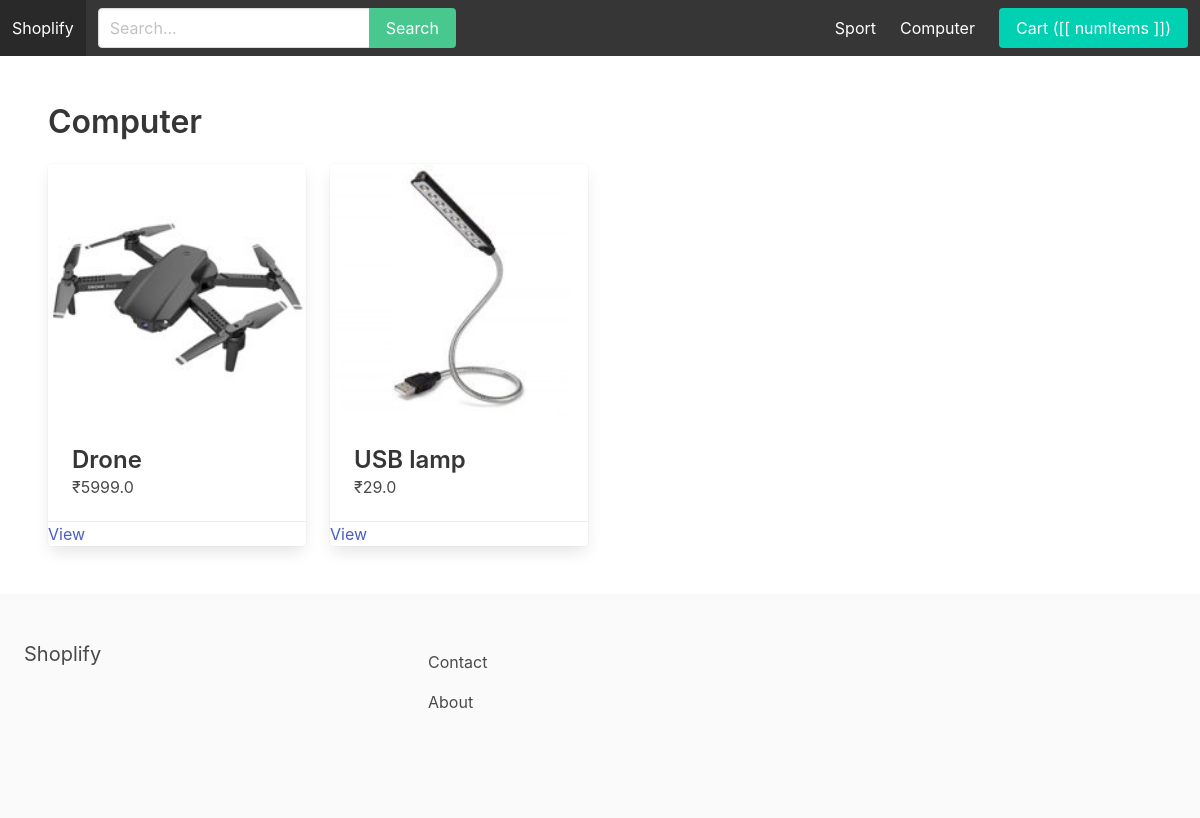
The page /computer/ on the database its author committed.
### store/models.py (models this page shows, shortened)
class Category(models.Model):
    title = models.CharField(max_length=255)
    slug = models.SlugField(max_length=255)
    ordering = models.IntegerField(default=0)
    class Meta:
        verbose_name_plural = 'Categories'
        ordering = ('ordering',)

class Product(models.Model):
    category = models.ForeignKey(Category, related_name='products', on_delete=models.CASCADE)
    title = models.CharField(max_length=255)
    slug = models.SlugField(max_length=255)
    description = models.TextField(blank=True, null=True)
    price = models.FloatField(max_length=255)
    is_featured = models.BooleanField(default=False)
    image = models.ImageField(upload_to='uploads/', blank=True, null=True)
    thumbnail = models.ImageField(upload_to='uploads/', blank=True, null=True)
    date_added = models.DateTimeField(auto_now_add=True)
    class Meta:
        ordering = ('-date_added',)

### store/views.py (the view)
# urls.py: path('<slug:slug>/', category_detail, name='category_detail'),
def category_detail(request, slug):
    category = get_object_or_404(Category, slug=slug)
    products = category.products.all()
    context = {
        'category': category,
        'products': products
    }
    return render(request, 'category_detail.html', context)

### cart/cart.py (called while the page is built)
    def __iter__(self):
        product_ids = self.cart.keys()
        product_clean_ids = []
        for p in product_ids:
            product_clean_ids.append(p)
            self.cart[str(p)]['product'] = Product.objects.get(pk=p)
        for item in self.cart.values():
            item['total_price'] = float(item['price']) * int(item['quantity'])
            yield item

    def get_total_length(self):
        return sum(int(item['quantity']) for item in self.cart.values())

    def get_total_cost(self):
            return sum(float(item['total_price']) for item in self)

### cart/context_processors.py (called while the page is built)
def cart(request):
    return {'cart': Cart(request)}

### store/context_processors.py (called while the page is built)
def menu_categories(request):
    categories = Category.objects.all()
    return {'menu_categories': categories}

### store/templates/category_detail.html (shortened to what this page needs)
{% extends 'base.html' %}
{% block content %}
    <h1 class="title">{{ category.title }}</h1>
    <div class="columns is-multiline">
        {% for product in products %}
            <div class="column is-3">
                <div class="card">
                    <div class="card-image">
                        <figure class="image">
                            <img src="{{ product.thumbnail.url }}">
                        </figure>
                    </div>
                    <div class="card-content">
                        <div class="media">
                            <div class="media-content">
                                <p class="title is-4">{{ product.title }}</p>
                                <p class="subtitle is-6">₹{{ product.price }}</p>
                            </div>
                        </div>
                    </div>
                    <footer class="card-footer">
                        <a href="{% url 'product_detail' category.slug product.slug %}" class="class-footer-item">View</a>
                    </footer>
                </div>
            </div>
        {% endfor %}
    </div>
{% endblock %}

### core/templates/base.html (shortened to what this page needs)
{% load static %}
<!DOCTYPE html>
<html>
    <head>
        <link rel="stylesheet" href="https://cdn.jsdelivr.net/npm/bulma@0.9.0/css/bulma.min.css">
        <link rel="stylesheet" href="{% static 'main.css' %}">
    </head>
    <body>
        <nav class="navbar is-dark" id="navbarapp">
            <div class="navbar-brand">
                <a href="{% url 'frontpage' %}" class="navbar-item" href="/">Shoplify</a>
            </div>
            <div id="main-navbar" class="navbar-menu" :class="{ 'is-active': menuClass }">
                <div class="navbar-start">
                    <div class="navbar-item">
                        <form method="get" action="{% url 'search' %}">
                            <div class="field has-addons">
                                <div class="control">
                                    <input type="text" class="input" placeholder="Search..." name="query">
                                </div>
                                <div class="control">
                                    <button class="button is-success">Search</button>
                                </div>
                            </div>
                        </form>
                    </div>
                </div>
                <div class ="navbar-end">
                    {% for category in menu_categories %}
                        <a href="{% url 'category_detail' category.slug %}" class="navbar-item">{{ category.title }}</a>
                    {% endfor %}
                    <div class="navbar-item">
                        <a href="{% url 'cart' %}" class="button is-primary">Cart ([[ numItems ]])</a>
                    </div>
                </div>
            </div>
        </nav>
        <section class="section">
            {% block content %}
            {% endblock %}
        </section>
        <footer class="footer">
            <div class="columns">
                <div class="column is-4">
                    <h2 class="subtitle">Shoplify</h2>
                </div>
                <div class="column is-8">
                    <a href="{% url 'contact' %}" class="navbar-item">Contact</a>
                    <a href="{% url 'about' %}" class="navbar-item">About</a>
                </div>
            </div>
        </footer>
    </body>
</html>

### rows shown on the page
Category: title "Sport"
Category: title "Computer"
Product: thumbnail (picture), title "Drone", price "5999.0"
Product: thumbnail (picture), title "USB lamp", price "29.0"
